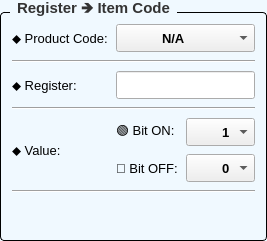
           <widget class="QGroupBox" name="groupItemLineCode">
            <property name="sizePolicy">
             <sizepolicy hsizetype="Expanding" vsizetype="Preferred">
              <horstretch>3</horstretch>
              <verstretch>0</verstretch>
             </sizepolicy>
            </property>
            <property name="font">
             <font>
              <family>Segoe UI</family>
              <pointsize>-1</pointsize>
              <weight>75</weight>
              <bold>true</bold>
             </font>
            </property>
            <property name="styleSheet">
             <string notr="true">/* Khung chính của GroupBox */
QGroupBox {
    background-color: #F0F9FF; /* Màu nền theo yêu cầu của bạn */
    border: 1px solid #000000; /* Viền xám mảnh để định hình khối */
    border-radius: 4px;        /* Bo tròn góc 4px đồng bộ với QPushButton */
    margin-top: 12px;          /* Tạo khoảng cách phía trên để nhường chỗ cho chữ tiêu đề */
    font-size: 15px;           /* Kích thước chữ tiêu đề */
    font-weight: bold;         /* Làm đậm chữ tiêu đề */
    color: #333333;            /* Màu chữ tiêu đề */
}

/* Tùy chỉnh vị trí của chữ tiêu đề GroupBox */
QGroupBox::title {
    subcontrol-origin: margin;
    subcontrol-position: top left; /* Đặt tiêu đề ở góc trên bên trái */
    left: 10px;                    /* Đẩy chữ dịch vào trong một chút cho đẹp */
    padding: 0px 5px;              /* Khoảng cách đệm xung quanh chữ */
}
</string>
            </property>
            <property name="title">
             <string>Register 🡺 Item Code</string>
            </property>
            <layout class="QGridLayout" name="gridLayout_19">
             <item row="0" column="0">
              <layout class="QGridLayout" name="grid_itemlinecode">
               <property name="spacing">
                <number>8</number>
               </property>
               <item row="3" column="0" colspan="3">
                <widget class="Line" name="line_3">
                 <property name="font">
                  <font>
                   <family>Segoe UI</family>
                   <pointsize>10</pointsize>
                  </font>
                 </property>
                 <property name="orientation">
                  <enum>Qt::Horizontal</enum>
                 </property>
                </widget>
               </item>
               <item row="5" column="1">
                <widget class="QLabel" name="label_12">
                 <property name="font">
                  <font>
                   <family>Segoe UI</family>
                   <pointsize>10</pointsize>
                  </font>
                 </property>
                 <property name="text">
                  <string>🔴 Bit OFF:</string>
                 </property>
                </widget>
               </item>
               <item row="2" column="0">
                <widget class="QLabel" name="label">
                 <property name="font">
                  <font>
                   <family>Segoe UI</family>
                   <pointsize>10</pointsize>
                  </font>
                 </property>
                 <property name="text">
                  <string>⬥ Register:</string>
                 </property>
                </widget>
               </item>
               <item row="1" column="0" colspan="3">
                <widget class="Line" name="line_5">
                 <property name="font">
                  <font>
                   <family>Segoe UI</family>
                   <pointsize>10</pointsize>
                  </font>
                 </property>
                 <property name="orientation">
                  <enum>Qt::Horizontal</enum>
                 </property>
                </widget>
               </item>
               <item row="5" column="2">
                <widget class="QComboBox" name="comboBox_value_register_bit_off">
                 <property name="minimumSize">
                  <size>
                   <width>0</width>
                   <height>28</height>
                  </size>
                 </property>
                 <property name="font">
                  <font>
                   <family>Segoe UI</family>
                   <pointsize>10</pointsize>
                   <weight>75</weight>
                   <bold>true</bold>
                  </font>
                 </property>
                 <property name="styleSheet">
                  <string notr="true">QComboBox {
    /* Tăng dần số px bên dưới cho đến khi chữ dịch vào chính giữa */
    padding-left: 35px; 
}
</string>
                 </property>
                 <item>
                  <property name="text">
                   <string>0</string>
                  </property>
                 </item>
                 <item>
                  <property name="text">
                   <string>1</string>
                  </property>
                 </item>
                 <item>
                  <property name="text">
                   <string>2</string>
                  </property>
                 </item>
                 <item>
                  <property name="text">
                   <string>3</string>
                  </property>
                 </item>
                 <item>
                  <property name="text">
                   <string>4</string>
                  </property>
                 </item>
                 <item>
                  <property name="text">
                   <string>5</string>
                  </property>
                 </item>
                 <item>
                  <property name="text">
                   <string>6</string>
                  </property>
                 </item>
                 <item>
                  <property name="text">
                   <string>7</string>
                  </property>
                 </item>
                 <item>
                  <property name="text">
                   <string>8</string>
                  </property>
                 </item>
                 <item>
                  <property name="text">
                   <string>9</string>
                  </property>
                 </item>
                </widget>
               </item>
               <item row="4" column="2">
                <widget class="QComboBox" name="comboBox_value_register_bit_on">
                 <property name="minimumSize">
                  <size>
                   <width>0</width>
                   <height>28</height>
                  </size>
                 </property>
                 <property name="font">
                  <font>
                   <family>Segoe UI</family>
                   <pointsize>10</pointsize>
                   <weight>75</weight>
                   <bold>true</bold>
                  </font>
                 </property>
                 <property name="styleSheet">
                  <string notr="true">QComboBox {
    /* Tăng dần số px bên dưới cho đến khi chữ dịch vào chính giữa */
    padding-left: 35px; 
}
</string>
                 </property>
                 <item>
                  <property name="text">
                   <string>1</string>
                  </property>
                 </item>
                 <item>
                  <property name="text">
                   <string>2</string>
                  </property>
                 </item>
                 <item>
                  <property name="text">
                   <string>3</string>
                  </property>
                 </item>
                 <item>
                  <property name="text">
                   <string>4</string>
                  </property>
                 </item>
                 <item>
                  <property name="text">
                   <string>5</string>
                  </property>
                 </item>
                 <item>
                  <property name="text">
                   <string>6</string>
                  </property>
                 </item>
                 <item>
                  <property name="text">
                   <string>7</string>
                  </property>
                 </item>
                 <item>
                  <property name="text">
                   <string>8</string>
                  </property>
                 </item>
                 <item>
                  <property name="text">
                   <string>9</string>
                  </property>
                 </item>
                 <item>
                  <property name="text">
                   <string>10</string>
                  </property>
                 </item>
                </widget>
               </item>
               <item row="4" column="1">
                <widget class="QLabel" name="label_11">
                 <property name="font">
                  <font>
                   <family>Segoe UI</family>
                   <pointsize>10</pointsize>
                  </font>
                 </property>
                 <property name="text">
                  <string>🟢 Bit ON:</string>
                 </property>
                </widget>
               </item>
               <item row="0" column="0">
                <widget class="QLabel" name="label_2">
                 <property name="font">
                  <font>
                   <family>Segoe UI</family>
                   <pointsize>10</pointsize>
                  </font>
                 </property>
                 <property name="text">
                  <string>⬥ Product Code:</string>
                 </property>
                </widget>
               </item>
               <item row="0" column="1" colspan="2">
                <widget class="QComboBox" name="comboBox_Itemcode">
                 <property name="minimumSize">
                  <size>
                   <width>0</width>
                   <height>28</height>
                  </size>
                 </property>
                 <property name="font">
                  <font>
                   <family>Segoe UI</family>
                   <pointsize>10</pointsize>
                   <weight>75</weight>
                   <bold>true</bold>
                  </font>
                 </property>
                 <property name="styleSheet">
                  <string notr="true">QComboBox {
    /* Tăng dần số px bên dưới cho đến khi chữ dịch vào chính giữa */
    padding-left: 45px; 
}
</string>
                 </property>
                 <item>
                  <property name="text">
                   <string>N/A</string>
                  </property>
                 </item>
                </widget>
               </item>
               <item row="6" column="0" colspan="3">
                <widget class="Line" name="line_4">
                 <property name="font">
                  <font>
                   <family>Segoe UI</family>
                   <pointsize>10</pointsize>
                  </font>
                 </property>
                 <property name="orientation">
                  <enum>Qt::Horizontal</enum>
                 </property>
                </widget>
               </item>
               <item row="2" column="1" colspan="2">
                <widget class="QLineEdit" name="lineEdit_assign_itemcode_plc">
                 <property name="minimumSize">
                  <size>
                   <width>0</width>
                   <height>28</height>
                  </size>
                 </property>
                 <property name="maximumSize">
                  <size>
                   <width>16777215</width>
                   <height>16777215</height>
                  </size>
                 </property>
                 <property name="font">
                  <font>
                   <family>Segoe UI</family>
                   <pointsize>10</pointsize>
                   <weight>75</weight>
                   <bold>true</bold>
                  </font>
                 </property>
                 <property name="alignment">
                  <set>Qt::AlignCenter</set>
                 </property>
                </widget>
               </item>
               <item row="4" column="0" rowspan="2">
                <widget class="QLabel" name="label_3">
                 <property name="font">
                  <font>
                   <family>Segoe UI</family>
                   <pointsize>10</pointsize>
                  </font>
                 </property>
                 <property name="text">
                  <string>⬥ Value:</string>
                 </property>
                </widget>
               </item>
              </layout>
             </item>
             <item row="1" column="0">
              <layout class="QGridLayout" name="gridLayout_10" rowstretch="0">
               <property name="spacing">
                <number>0</number>
               </property>
               <item row="0" column="2">
                <widget class="QPushButton" name="pushButton_load_itemcode_assign">
                 <property name="minimumSize">
                  <size>
                   <width>0</width>
                   <height>30</height>
                  </size>
                 </property>
                 <property name="maximumSize">
                  <size>
                   <width>30</width>
                   <height>16777215</height>
                  </size>
                 </property>
                 <property name="font">
                  <font>
                   <family>Segoe UI</family>
                   <pointsize>10</pointsize>
                   <weight>75</weight>
                   <bold>true</bold>
                  </font>
                 </property>
                 <property name="toolTip">
                  <string>Load Parameter from Mode selected</string>
                 </property>
                 <property name="styleSheet">
                  <string notr="true">QPushButton {
    background-color: transparent;
    border: none;
    border-radius: 6px;
}
QPushButton:hover {
    background-color: rgba(0, 0, 0, 25);     /* nền hiện ra khi rê chuột */
}
QPushButton:pressed {
    background-color: rgba(0, 0, 0, 50);     /* đậm hơn khi nhấn */
}</string>
                 </property>
                 <property name="text">
                  <string/>
                 </property>
                 <property name="icon">
                  <iconset>
                   <normaloff>assert/icon/apply-now.png</normaloff>assert/icon/apply-now.png</iconset>
                 </property>
                 <property name="iconSize">
                  <size>
                   <width>25</width>
                   <height>25</height>
                  </size>
                 </property>
                </widget>
               </item>
               <item row="0" column="3">
                <widget class="QLabel" name="label_29">
                 <property name="minimumSize">
                  <size>
                   <width>20</width>
                   <height>0</height>
                  </size>
                 </property>
                 <property name="font">
                  <font>
                   <family>Segoe UI</family>
                   <pointsize>10</pointsize>
                  </font>
                 </property>
                 <property name="text">
                  <string/>
                 </property>
                </widget>
               </item>
               <item row="0" column="0">
                <spacer name="horizontalSpacer_4">
                 <property name="font">
                  <font>
                   <family>Segoe UI</family>
                   <pointsize>10</pointsize>
                  </font>
                 </property>
                 <property name="orientation">
                  <enum>Qt::Horizontal</enum>
                 </property>
                 <property name="sizeHint" stdset="0">
                  <size>
                   <width>40</width>
                   <height>20</height>
                  </size>
                 </property>
                </spacer>
               </item>
               <item row="0" column="4">
                <widget class="QPushButton" name="pushButton_apply_itemcode_assign">
                 <property name="minimumSize">
                  <size>
                   <width>0</width>
                   <height>30</height>
                  </size>
                 </property>
                 <property name="maximumSize">
                  <size>
                   <width>30</width>
                   <height>16777215</height>
                  </size>
                 </property>
                 <property name="font">
                  <font>
                   <family>Segoe UI</family>
                   <pointsize>10</pointsize>
                   <weight>75</weight>
                   <bold>true</bold>
                  </font>
                 </property>
                 <property name="toolTip">
                  <string>Save Parameters for Mode selected</string>
                 </property>
                 <property name="styleSheet">
                  <string notr="true">QPushButton {
    background-color: transparent;
    border: none;
    border-radius: 6px;
}
QPushButton:hover {
    background-color: rgba(0, 0, 0, 25);     /* nền hiện ra khi rê chuột */
}
QPushButton:pressed {
    background-color: rgba(0, 0, 0, 50);     /* đậm hơn khi nhấn */
}</string>
                 </property>
                 <property name="text">
                  <string/>
                 </property>
                 <property name="icon">
                  <iconset>
                   <normaloff>assert/icon/floppy-disk.png</normaloff>assert/icon/floppy-disk.png</iconset>
                 </property>
                 <property name="iconSize">
                  <size>
                   <width>25</width>
                   <height>25</height>
                  </size>
                 </property>
                </widget>
               </item>
               <item row="0" column="1">
                <widget class="QLabel" name="label_28">
                 <property name="minimumSize">
                  <size>
                   <width>20</width>
                   <height>0</height>
                  </size>
                 </property>
                 <property name="font">
                  <font>
                   <family>Segoe UI</family>
                   <pointsize>10</pointsize>
                  </font>
                 </property>
                 <property name="text">
                  <string/>
                 </property>
                </widget>
               </item>
              </layout>
             </item>
            </layout>
           </widget>
